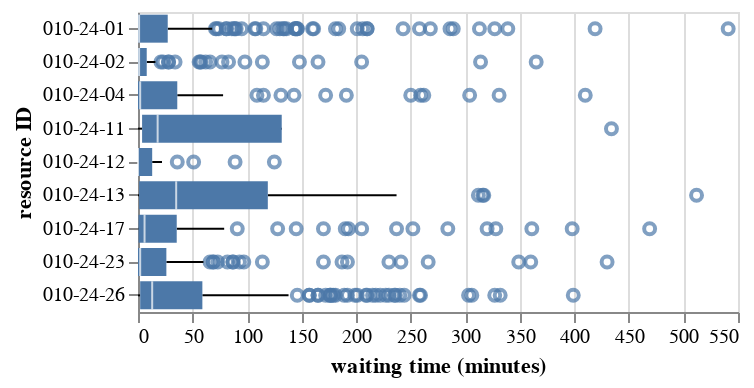

The cell this chart's notebook holds for it:
### Code cell
# waiting time
# df_res_waiting = df_res_waiting[df_res_waiting['waiting time'] <= 60 * 8]

alt.vconcat(
    alt.Chart(
        df_res_waiting,
    ).mark_boxplot().encode(
        y=alt.Y('resource:O').title('resource ID'),
        x=alt.X('waiting time:Q').title('waiting time (minutes)'),
    ).properties(height=150),
    # alt.Chart(
    #     df_res_waiting_q90,
    # ).mark_bar().encode(
    #     y=alt.Y('resource:O'),
    #     x=alt.X('waiting_time_q90:Q').title('90th percentile of waiting time (minutes)'),
    #     tooltip=['waiting_time_q90']
    # ),
    # alt.layer(
    #     alt.Chart(
    #         df_res_waiting,
    #     ).mark_rect().encode(
    #         y=alt.Y('resource:O').title('resource ID'),
    #         # x=alt.X('preceding activity:N').title('previous activity performed'),
    #         x=alt.X('next activity:N').title('next activity to perform'),
    #         # x=alt.X('activity_pair:N'),
    #         color=alt.Color('mean(waiting time):Q').scale(scheme='lightgreyred').title(['average waiting', 'time (minutes)'])
    #     ),
    #     alt.Chart(
    #         df_res_waiting
    #     ).mark_text(baseline='middle').encode(
    #         y=alt.Y('resource:O').title('resource ID'),
    #         # x=alt.X('preceding activity:N').title('previous activity performed'),
    #         x=alt.X('next activity:N').title('next activity to perform'),
    #         # x=alt.X('activity_pair:N'),
    #         text=alt.Text('mean(waiting time):Q', format='.0f')
    #     )
    # )
).resolve_scale(color='independent')

### Figure 1 — Vega specification as saved in the notebook (floating-point values rounded to 4 significant figures; data arrays with more than 128 entries replaced by an {"elided": "..."} marker saying what was removed)
{"$schema": "https://vega.github.io/schema/vega/v5.json", "data": [{"name": "source_0"}, {"name": "data_0"}, {"name": "data_1", "values": {"elided": "148 records"}}, {"name": "data_2"}, {"name": "data_3", "values": [{"lower_box_waiting time": 0.0, "lower_whisker_waiting time": 0.0, "resource": "010-24-01", "upper_whisker_waiting time": 68.0}, {"lower_box_waiting time": 0.0, "lower_whisker_waiting time": 0.0, "resource": "010-24-02", "upper_whisker_waiting time": 16.0}, {"lower_box_waiting time": 0.0, "lower_whisker_waiting time": 0.0, "resource": "010-24-04", "upper_whisker_waiting time": 78.0}, {"lower_box_waiting time": 3.75, "lower_whisker_waiting time": 0.0, "resource": "010-24-11", "upper_whisker_waiting time": 31.0}, {"lower_box_waiting time": 0.0, "lower_whisker_waiting time": 0.0, "resource": "010-24-12", "upper_whisker_waiting time": 22.0}, {"lower_box_waiting time": 1.0, "lower_whisker_waiting time": 0.0, "resource": "010-24-13", "upper_whisker_waiting time": 237.0}, {"lower_box_waiting time": 0.5, "lower_whisker_waiting time": 0.0, "resource": "010-24-17", "upper_whisker_waiting time": 79.0}, {"lower_box_waiting time": 0.0, "lower_whisker_waiting time": 0.0, "resource": "010-24-23", "upper_whisker_waiting time": 60.0}, {"lower_box_waiting time": 2.0, "lower_whisker_waiting time": 0.0, "resource": "010-24-26", "upper_whisker_waiting time": 138.0}]}, {"name": "data_4", "values": [{"lower_whisker_waiting time": 0.0, "resource": "010-24-01", "upper_box_waiting time": 27.25, "upper_whisker_waiting time": 68.0}, {"lower_whisker_waiting time": 0.0, "resource": "010-24-02", "upper_box_waiting time": 8.0, "upper_whisker_waiting time": 16.0}, {"lower_whisker_waiting time": 0.0, "resource": "010-24-04", "upper_box_waiting time": 36.0, "upper_whisker_waiting time": 78.0}, {"lower_whisker_waiting time": 0.0, "resource": "010-24-11", "upper_box_waiting time": 131.8, "upper_whisker_waiting time": 31.0}, {"lower_whisker_waiting time": 0.0, "resource": "010-24-12", "upper_box_waiting time": 13.0, "upper_whisker_waiting time": 22.0}, {"lower_whisker_waiting time": 0.0, "resource": "010-24-13", "upper_box_waiting time": 119.0, "upper_whisker_waiting time": 237.0}, {"lower_whisker_waiting time": 0.0, "resource": "010-24-17", "upper_box_waiting time": 35.5, "upper_whisker_waiting time": 79.0}, {"lower_whisker_waiting time": 0.0, "resource": "010-24-23", "upper_box_waiting time": 26.0, "upper_whisker_waiting time": 60.0}, {"lower_whisker_waiting time": 0.0, "resource": "010-24-26", "upper_box_waiting time": 59.0, "upper_whisker_waiting time": 138.0}]}, {"name": "data_5"}, {"name": "data_6", "values": [{"lower_box_waiting time": 0.0, "max_waiting time": 541.0, "mid_box_waiting time": 1.0, "min_waiting time": 0.0, "resource": "010-24-01", "upper_box_waiting time": 27.25}, {"lower_box_waiting time": 0.0, "max_waiting time": 365.0, "mid_box_waiting time": 1.0, "min_waiting time": 0.0, "resource": "010-24-02", "upper_box_waiting time": 8.0}, {"lower_box_waiting time": 0.0, "max_waiting time": 410.0, "mid_box_waiting time": 2.0, "min_waiting time": 0.0, "resource": "010-24-04", "upper_box_waiting time": 36.0}, {"lower_box_waiting time": 3.75, "max_waiting time": 434.0, "mid_box_waiting time": 18.0, "min_waiting time": 0.0, "resource": "010-24-11", "upper_box_waiting time": 131.8}, {"lower_box_waiting time": 0.0, "max_waiting time": 125.0, "mid_box_waiting time": 0.0, "min_waiting time": 0.0, "resource": "010-24-12", "upper_box_waiting time": 13.0}, {"lower_box_waiting time": 1.0, "max_waiting time": 512.0, "mid_box_waiting time": 35.0, "min_waiting time": 0.0, "resource": "010-24-13", "upper_box_waiting time": 119.0}, {"lower_box_waiting time": 0.5, "max_waiting time": 469.0, "mid_box_waiting time": 6.0, "min_waiting time": 0.0, "resource": "010-24-17", "upper_box_waiting time": 35.5}, {"lower_box_waiting time": 0.0, "max_waiting time": 430.0, "mid_box_waiting time": 2.0, "min_waiting time": 0.0, "resource": "010-24-23", "upper_box_waiting time": 26.0}, {"lower_box_waiting time": 2.0, "max_waiting time": 399.0, "mid_box_waiting time": 13.0, "min_waiting time": 0.0, "resource": "010-24-26", "upper_box_waiting time": 59.0}]}, {"name": "data_7", "values": [{"lower_box_waiting time": 0.0, "max_waiting time": 541.0, "mid_box_waiting time": 1.0, "min_waiting time": 0.0, "resource": "010-24-01", "upper_box_waiting time": 27.25}, {"lower_box_waiting time": 0.0, "max_waiting time": 365.0, "mid_box_waiting time": 1.0, "min_waiting time": 0.0, "resource": "010-24-02", "upper_box_waiting time": 8.0}, {"lower_box_waiting time": 0.0, "max_waiting time": 410.0, "mid_box_waiting time": 2.0, "min_waiting time": 0.0, "resource": "010-24-04", "upper_box_waiting time": 36.0}, {"lower_box_waiting time": 3.75, "max_waiting time": 434.0, "mid_box_waiting time": 18.0, "min_waiting time": 0.0, "resource": "010-24-11", "upper_box_waiting time": 131.8}, {"lower_box_waiting time": 0.0, "max_waiting time": 125.0, "mid_box_waiting time": 0.0, "min_waiting time": 0.0, "resource": "010-24-12", "upper_box_waiting time": 13.0}, {"lower_box_waiting time": 1.0, "max_waiting time": 512.0, "mid_box_waiting time": 35.0, "min_waiting time": 0.0, "resource": "010-24-13", "upper_box_waiting time": 119.0}, {"lower_box_waiting time": 0.5, "max_waiting time": 469.0, "mid_box_waiting time": 6.0, "min_waiting time": 0.0, "resource": "010-24-17", "upper_box_waiting time": 35.5}, {"lower_box_waiting time": 0.0, "max_waiting time": 430.0, "mid_box_waiting time": 2.0, "min_waiting time": 0.0, "resource": "010-24-23", "upper_box_waiting time": 26.0}, {"lower_box_waiting time": 2.0, "max_waiting time": 399.0, "mid_box_waiting time": 13.0, "min_waiting time": 0.0, "resource": "010-24-26", "upper_box_waiting time": 59.0}]}, {"name": "data_1_concat_0_y_domain_resource_0", "values": [{"resource": "010-24-01"}, {"resource": "010-24-02"}, {"resource": "010-24-04"}, {"resource": "010-24-11"}, {"resource": "010-24-12"}, {"resource": "010-24-13"}, {"resource": "010-24-17"}, {"resource": "010-24-23"}, {"resource": "010-24-26"}]}, {"name": "data_3_concat_0_y_domain_resource_1", "values": [{"resource": "010-24-01"}, {"resource": "010-24-02"}, {"resource": "010-24-04"}, {"resource": "010-24-11"}, {"resource": "010-24-12"}, {"resource": "010-24-13"}, {"resource": "010-24-17"}, {"resource": "010-24-23"}, {"resource": "010-24-26"}]}, {"name": "data_4_concat_0_y_domain_resource_2", "values": [{"resource": "010-24-01"}, {"resource": "010-24-02"}, {"resource": "010-24-04"}, {"resource": "010-24-11"}, {"resource": "010-24-12"}, {"resource": "010-24-13"}, {"resource": "010-24-17"}, {"resource": "010-24-23"}, {"resource": "010-24-26"}]}, {"name": "data_6_concat_0_y_domain_resource_3", "values": [{"resource": "010-24-01"}, {"resource": "010-24-02"}, {"resource": "010-24-04"}, {"resource": "010-24-11"}, {"resource": "010-24-12"}, {"resource": "010-24-13"}, {"resource": "010-24-17"}, {"resource": "010-24-23"}, {"resource": "010-24-26"}]}, {"name": "data_7_concat_0_y_domain_resource_4", "values": [{"resource": "010-24-01"}, {"resource": "010-24-02"}, {"resource": "010-24-04"}, {"resource": "010-24-11"}, {"resource": "010-24-12"}, {"resource": "010-24-13"}, {"resource": "010-24-17"}, {"resource": "010-24-23"}, {"resource": "010-24-26"}]}], "signals": [{"name": "childHeight", "value": 150}], "marks": [{"type": "group", "name": "concat_0_group", "encode": {"update": {"width": {"signal": "width"}, "height": {"signal": "childHeight"}}}, "marks": [{"type": "symbol", "name": "concat_0_layer_0_layer_0_marks", "from": {"data": "data_1"}, "encode": {"update": {"ariaRoleDescription": {"value": "point"}, "stroke": {"value": "#4c78a8"}, "x": {"field": "waiting time", "scale": "concat_0_x"}, "y": {"field": "resource", "scale": "concat_0_y", "band": 0.5}, "opacity": {"value": 0.7}, "fill": {"value": "transparent"}, "description": {"signal": "\"waiting time (minutes): \" + (format(datum[\"waiting time\"], \"\")) + \"; resource ID: \" + (isValid(datum[\"resource\"]) ? datum[\"resource\"] : \"\"+datum[\"resource\"])"}}}, "style": ["point", "boxplot-outliers"]}, {"type": "rule", "name": "concat_0_layer_0_layer_1_layer_0_marks", "from": {"data": "data_3"}, "encode": {"update": {"stroke": {"value": "black"}, "x": {"field": "lower_whisker_waiting time", "scale": "concat_0_x"}, "tooltip": {"signal": "{\"Upper Whisker of waiting time (minutes)\": format(datum[\"upper_whisker_waiting time\"], \"\"), \"Lower Whisker of waiting time (minutes)\": format(datum[\"lower_whisker_waiting time\"], \"\"), \"resource ID\": isValid(datum[\"resource\"]) ? datum[\"resource\"] : \"\"+datum[\"resource\"]}"}, "y": {"field": "resource", "scale": "concat_0_y", "band": 0.5}, "x2": {"field": "lower_box_waiting time", "scale": "concat_0_x"}}}, "aria": false, "style": ["rule", "boxplot-rule"]}, {"type": "rule", "name": "concat_0_layer_0_layer_1_layer_1_marks", "from": {"data": "data_4"}, "encode": {"update": {"x": {"field": "upper_box_waiting time", "scale": "concat_0_x"}, "stroke": {"value": "black"}, "y": {"field": "resource", "scale": "concat_0_y", "band": 0.5}, "x2": {"field": "upper_whisker_waiting time", "scale": "concat_0_x"}, "tooltip": {"signal": "{\"Upper Whisker of waiting time (minutes)\": format(datum[\"upper_whisker_waiting time\"], \"\"), \"Lower Whisker of waiting time (minutes)\": format(datum[\"lower_whisker_waiting time\"], \"\"), \"resource ID\": isValid(datum[\"resource\"]) ? datum[\"resource\"] : \"\"+datum[\"resource\"]}"}}}, "style": ["rule", "boxplot-rule"], "aria": false}, {"type": "rect", "name": "concat_0_layer_1_layer_0_marks", "from": {"data": "data_6"}, "encode": {"update": {"tooltip": {"signal": "{\"Max of waiting time (minutes)\": format(datum[\"max_waiting time\"], \"\"), \"Q3 of waiting time (minutes)\": format(datum[\"upper_box_waiting time\"], \"\"), \"Median of waiting time (minutes)\": format(datum[\"mid_box_waiting time\"], \"\"), \"Q1 of waiting time (minutes)\": format(datum[\"lower_box_waiting time\"], \"\"), \"Min of waiting time (minutes)\": format(datum[\"min_waiting time\"], \"\"), \"resource ID\": isValid(datum[\"resource\"]) ? datum[\"resource\"] : \"\"+datum[\"resource\"]}"}, "description": {"signal": "\"waiting time (minutes): \" + (format(datum[\"lower_box_waiting time\"], \"\")) + \"; resource ID: \" + (isValid(datum[\"resource\"]) ? datum[\"resource\"] : \"\"+datum[\"resource\"]) + \"; upper_box_waiting time: \" + (format(datum[\"upper_box_waiting time\"], \"\")) + \"; Max of waiting time (minutes): \" + (format(datum[\"max_waiting time\"], \"\")) + \"; Q3 of waiting time (minutes): \" + (format(datum[\"upper_box_waiting time\"], \"\")) + \"; Median of waiting time (minutes): \" + (format(datum[\"mid_box_waiting time\"], \"\")) + \"; Q1 of waiting time (minutes): \" + (format(datum[\"lower_box_waiting time\"], \"\")) + \"; Min of waiting time (minutes): \" + (format(datum[\"min_waiting time\"], \"\"))"}, "x2": {"field": "upper_box_waiting time", "scale": "concat_0_x"}, "fill": {"value": "#4c78a8"}, "yc": {"field": "resource", "scale": "concat_0_y", "band": 0.5}, "height": {"value": 14}, "ariaRoleDescription": {"value": "box"}, "x": {"field": "lower_box_waiting time", "scale": "concat_0_x"}}}, "style": ["bar", "boxplot-box"]}, {"type": "rect", "name": "concat_0_layer_1_layer_1_marks", "from": {"data": "data_7"}, "encode": {"update": {"opacity": {"value": 0.7}, "yc": {"field": "resource", "scale": "concat_0_y", "band": 0.5}, "width": {"value": 1}, "tooltip": {"signal": "{\"Max of waiting time (minutes)\": format(datum[\"max_waiting time\"], \"\"), \"Q3 of waiting time (minutes)\": format(datum[\"upper_box_waiting time\"], \"\"), \"Median of waiting time (minutes)\": format(datum[\"mid_box_waiting time\"], \"\"), \"Q1 of waiting time (minutes)\": format(datum[\"lower_box_waiting time\"], \"\"), \"Min of waiting time (minutes)\": format(datum[\"min_waiting time\"], \"\"), \"resource ID\": isValid(datum[\"resource\"]) ? datum[\"resource\"] : \"\"+datum[\"resource\"]}"}, "xc": {"field": "mid_box_waiting time", "scale": "concat_0_x"}, "height": {"value": 14}, "fill": {"value": "white"}}}, "aria": false, "style": ["tick", "boxplot-median"]}], "axes": [{"scale": "concat_0_x", "orient": "bottom", "gridScale": "concat_0_y", "grid": true, "tickCount": {"signal": "ceil(width/40)"}, "domain": false, "labels": false, "maxExtent": 0, "minExtent": 0, "ticks": false, "zindex": 0, "aria": false}, {"scale": "concat_0_x", "title": "waiting time (minutes)", "labelOverlap": true, "tickCount": {"signal": "ceil(width/40)"}, "zindex": 0, "orient": "bottom", "labelFlush": true, "grid": false}, {"scale": "concat_0_y", "zindex": 0, "grid": false, "orient": "left", "title": "resource ID"}], "style": "cell"}], "scales": [{"name": "concat_0_x", "type": "linear", "domain": {"fields": [{"data": "data_1", "field": "waiting time"}, {"data": "data_3", "field": "lower_whisker_waiting time"}, {"data": "data_3", "field": "lower_box_waiting time"}, {"data": "data_4", "field": "upper_box_waiting time"}, {"data": "data_4", "field": "upper_whisker_waiting time"}, {"data": "data_6", "field": "lower_box_waiting time"}, {"data": "data_6", "field": "upper_box_waiting time"}, {"data": "data_7", "field": "mid_box_waiting time"}]}, "range": [0, {"signal": "width"}], "zero": true, "nice": true}, {"name": "concat_0_y", "type": "band", "domain": {"fields": [{"data": "data_1_concat_0_y_domain_resource_0", "field": "resource"}, {"data": "data_3_concat_0_y_domain_resource_1", "field": "resource"}, {"data": "data_4_concat_0_y_domain_resource_2", "field": "resource"}, {"data": "data_6_concat_0_y_domain_resource_3", "field": "resource"}, {"data": "data_7_concat_0_y_domain_resource_4", "field": "resource"}], "sort": true}, "range": [0, {"signal": "childHeight"}], "paddingOuter": 0, "paddingInner": 0}], "padding": 5, "width": 300, "background": "white", "layout": {"padding": 20, "columns": 1, "bounds": "full", "align": "each"}}
